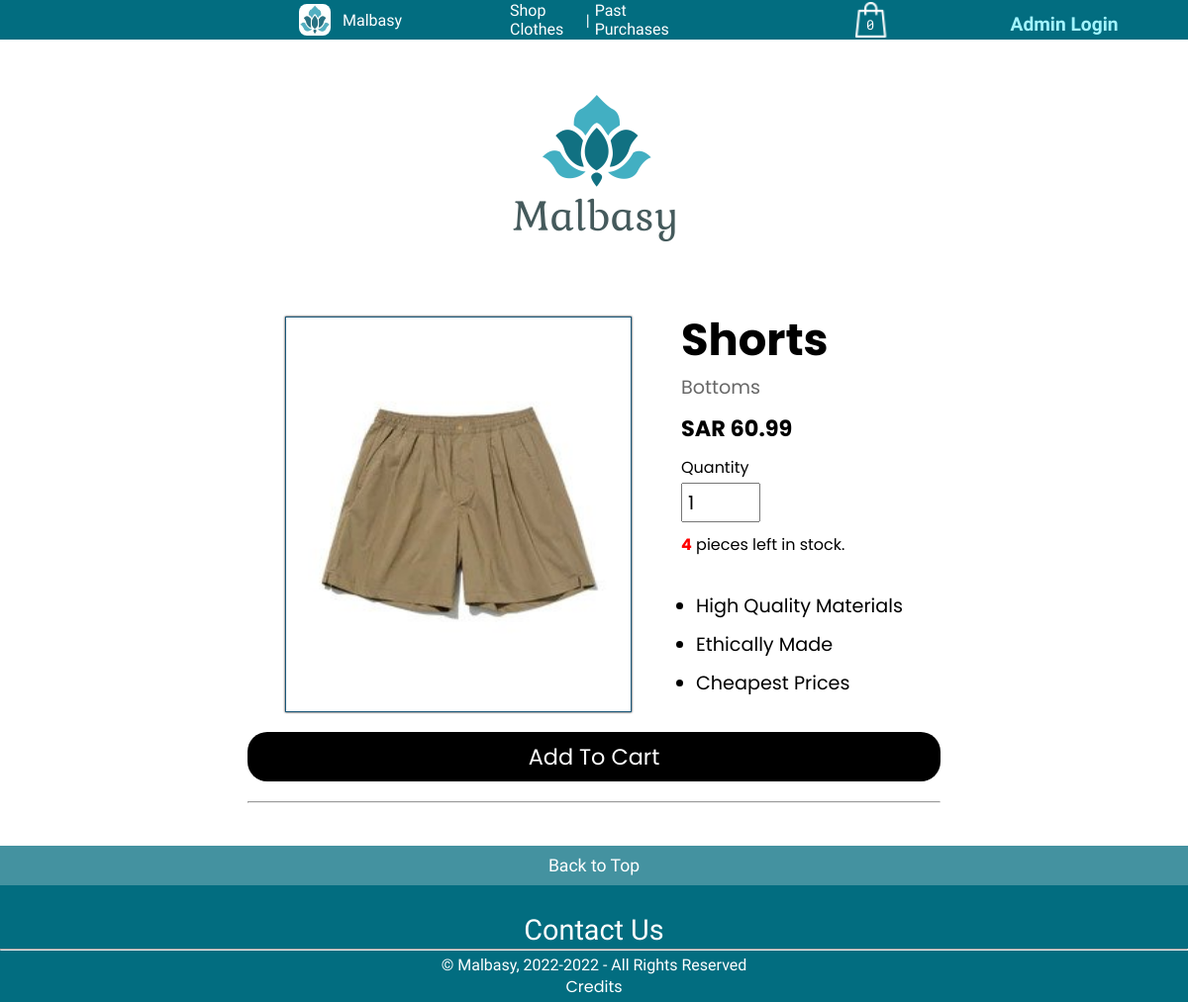
Screenshot of /product.php?category=Bottoms&id=3 with the database file from the repository.
### tables this page shows
CREATE TABLE `bottoms` (
  `id` int(11) NOT NULL,
  `type` varchar(45) NOT NULL,
  `description` varchar(45) NOT NULL,
  `price` double NOT NULL,
  `quantity` int(11) NOT NULL,
  `image_src` varchar(45) NOT NULL
);

### helpers/dbhelper.php (called while the page is built, shortened)
<?php
function queryDatabase ($database, string $query){
  if(!($result = mysqli_query($database, $query))){
    print("Could not execute query!");
    die(mysqli_error($database)."</body></html>");
  }
  return $result;
}
?>

### Product.php (the view, shortened to what this page needs)
<?php
require('./helpers/helper.php');
require('./helpers/dbhelper.php');
$query = "SELECT * FROM ".$_GET['category']." WHERE id = ".$_GET['id'];
        $database = connectToDatabase();
        $result = queryDatabase($database, $query);
?>
<html lang="en">
<head>
  <link rel="stylesheet" type="text/css" href="styles/product.css">
</head>
<body>
  <?php include 'reusables/Header.php' ?>
  <div class="logo">
    <img src="./images/Malbasy/Logo.png" alt="Malbasy big logo">
  </div>
  <div class="main-container">
    <?php
        while($row = $result -> fetch_assoc()) { ?>
    <?php $quantity = $row['quantity']; ?>
    <div class="product-information">
      <img class="product-image" src="./images/<?php print($row['image_src']) ?>" alt="">
      <div class="product-description">
        <div class="product-title"><?php print($row['description']); ?></div>
        <p class="product-category"><?php print($row['type']); ?></p>
        <p class="product-price">SAR <?php print($row['price']) ?></p>
        <form id="product-form" action="" method="POST">
          <p>Quantity</p>
          <input name="quantity" value="<?php $quantity > 0 ? print('1') : print('0') ?>" min="1"
            max="<?php print($quantity) ?>" class="quantity-box" type="number" onkeydown="return false">
          <p><b style="color: red;"><?php print($quantity) ?></b> pieces left in stock.</p>
        </form>
        <ul>
          <li>High Quality Materials</li>
          <li>Ethically Made</li>
          <li>Cheapest Prices</li>
        </ul>
      </div>
    </div>
    <?php if($quantity > 0) { ?>
    <?php if(!isset($_SESSION['admin'])) { ?>
    <input form="product-form" class="add-to-cart" type="submit" name="submit" value="Add To Cart">
    <?php }else{ ?>
    <div class="out-of-stock">
      Cannot shop in admin mode
    </div>
    <?php } ?>
    <?php }else{ ?>
    <div class="out-of-stock">
      Out of Stock
    </div>
    <?php }} ?>
    <hr>
  </div>
  <?php include './reusables/Footer.php' ?>
</body>
</html>

### styles/product.css (style rules this page uses)
* { box-sizing: border-box; margin: 0; padding: 0; }
html { background-color: rgb(255, 255, 255); }
body { font-family: 'Gabriela', serif; }
hr { margin: 20px auto 0 auto; width: 700px; }
.logo { display: inline-block; position: relative; left: 50%; transform: translateX(-50%); margin-top: 30px; }
.main-container { position: relative; display: flex; flex-direction: column; margin: auto; }
.product-information { font-family: 'Poppins', serif; display: inline-flex; margin: 50px auto auto auto; }
.product-information .product-image { width: 350px; height: 400px; box-shadow: 0 0 2px; border: solid 1px rgb(27, 88, 122); }
.product-description { display: inline-flex; flex-direction: column; margin-left: 50px; margin-top: -10px; }
.product-title { font-size: 2.8em; font-weight: bold; }
.product-category { color: rgb(104, 104, 104); font-size: 1.2em; }
.product-price { margin-top: 10px; font-size: 1.4em; font-weight: bold; }
form p { margin-top: 10px; }
.quantity-box { font-family: 'Poppins', serif; font-size: 1.2rem; margin-top: 3px; padding: 5px; width: 80px; height: 40px; }
ul { margin-top: 25px; margin-left: 15px; }
ul li { margin-top: 10px; font-size: 1.2rem; }
.add-to-cart { border: none; font-family: 'Poppins', serif; background-color: rgb(0, 0, 0); color: white; width: 700px; height: 50px; border-radius: 20px; font-size: 1.4rem; position: relative; left: 50%; transform: translateX(-50%); margin-top: 20px; cursor: pointer; transition: all 0.2s ease; }

### styles/header.css (style rules this page uses)
* { box-sizing: border-box; margin: 0; padding: 0; }
body { margin: 0; font-family: 'Gabriela', serif; overflow: scroll; }

### styles/footer.css (style rules this page uses)
* { box-sizing: border-box; margin: 0; padding: 0; }
body { font-family: 'Gabriela', serif; position: relative; min-height: 100vh; }

### rows the page displays
bottoms: image_src (picture), description "Shorts", type "Bottoms", price "60.99", quantity "4"

### other values shown
$numOfItems "0"
